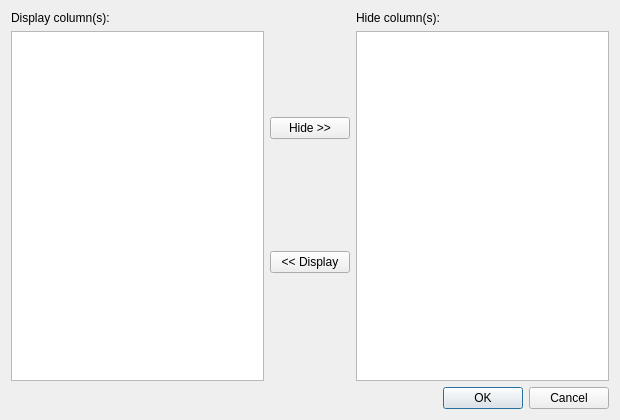
<?xml version="1.0" encoding="UTF-8"?>
<ui version="4.0">
 <class>TripleColumnDlg</class>
 <widget class="QDialog" name="TripleColumnDlg">
  <property name="geometry">
   <rect>
    <x>0</x>
    <y>0</y>
    <width>620</width>
    <height>420</height>
   </rect>
  </property>
  <property name="windowTitle">
   <string>Dialog</string>
  </property>
  <layout class="QGridLayout" name="gridLayout">
   <item row="0" column="0">
    <layout class="QHBoxLayout" name="horizontalLayout">
     <item>
      <layout class="QVBoxLayout" name="verticalLayout_2">
       <item>
        <widget class="QLabel" name="label">
         <property name="text">
          <string>Display column(s):</string>
         </property>
        </widget>
       </item>
       <item>
        <widget class="QListWidget" name="listWidget_disp">
         <property name="selectionMode">
          <enum>QAbstractItemView::ExtendedSelection</enum>
         </property>
        </widget>
       </item>
      </layout>
     </item>
     <item>
      <layout class="QVBoxLayout" name="verticalLayout">
       <item>
        <widget class="QPushButton" name="pushButton_hide">
         <property name="text">
          <string>Hide &gt;&gt;</string>
         </property>
        </widget>
       </item>
       <item>
        <widget class="QPushButton" name="pushButton_disp">
         <property name="text">
          <string>&lt;&lt; Display</string>
         </property>
        </widget>
       </item>
      </layout>
     </item>
     <item>
      <layout class="QVBoxLayout" name="verticalLayout_3">
       <item>
        <widget class="QLabel" name="label_">
         <property name="text">
          <string>Hide column(s):</string>
         </property>
        </widget>
       </item>
       <item>
        <widget class="QListWidget" name="listWidget_hide">
         <property name="selectionMode">
          <enum>QAbstractItemView::ExtendedSelection</enum>
         </property>
        </widget>
       </item>
      </layout>
     </item>
    </layout>
   </item>
   <item row="1" column="0">
    <widget class="QDialogButtonBox" name="buttonBox">
     <property name="orientation">
      <enum>Qt::Horizontal</enum>
     </property>
     <property name="standardButtons">
      <set>QDialogButtonBox::Cancel|QDialogButtonBox::Ok</set>
     </property>
    </widget>
   </item>
  </layout>
 </widget>
 <resources/>
 <connections>
  <connection>
   <sender>buttonBox</sender>
   <signal>accepted()</signal>
   <receiver>TripleColumnDlg</receiver>
   <slot>accept()</slot>
   <hints>
    <hint type="sourcelabel">
     <x>257</x>
     <y>410</y>
    </hint>
    <hint type="destinationlabel">
     <x>157</x>
     <y>274</y>
    </hint>
   </hints>
  </connection>
  <connection>
   <sender>buttonBox</sender>
   <signal>rejected()</signal>
   <receiver>TripleColumnDlg</receiver>
   <slot>reject()</slot>
   <hints>
    <hint type="sourcelabel">
     <x>325</x>
     <y>410</y>
    </hint>
    <hint type="destinationlabel">
     <x>286</x>
     <y>274</y>
    </hint>
   </hints>
  </connection>
  <connection>
   <sender>pushButton_hide</sender>
   <signal>clicked()</signal>
   <receiver>TripleColumnDlg</receiver>
   <slot>hideColumn()</slot>
   <hints>
    <hint type="sourcelabel">
     <x>318</x>
     <y>134</y>
    </hint>
    <hint type="destinationlabel">
     <x>280</x>
     <y>15</y>
    </hint>
   </hints>
  </connection>
  <connection>
   <sender>pushButton_disp</sender>
   <signal>clicked()</signal>
   <receiver>TripleColumnDlg</receiver>
   <slot>dispColumn()</slot>
   <hints>
    <hint type="sourcelabel">
     <x>329</x>
     <y>256</y>
    </hint>
    <hint type="destinationlabel">
     <x>331</x>
     <y>201</y>
    </hint>
   </hints>
  </connection>
 </connections>
 <slots>
  <slot>hideColumn()</slot>
  <slot>dispColumn()</slot>
 </slots>
</ui>
